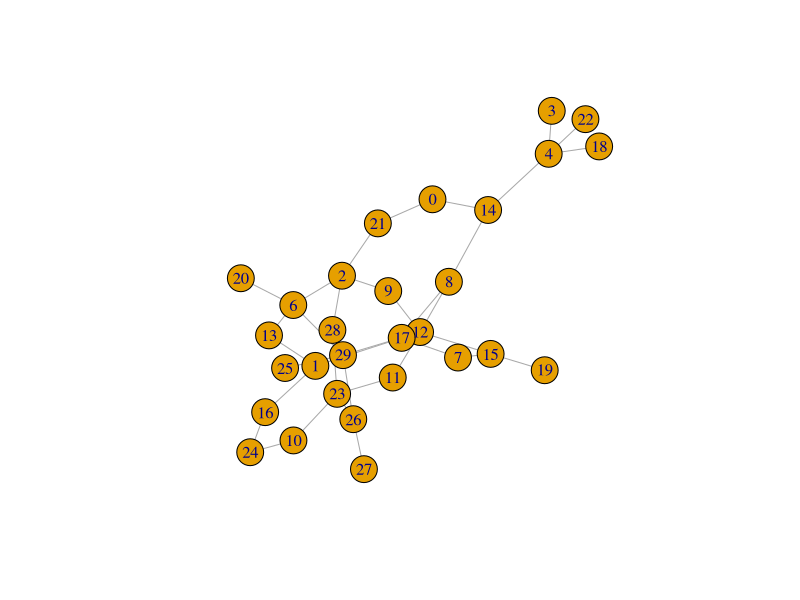
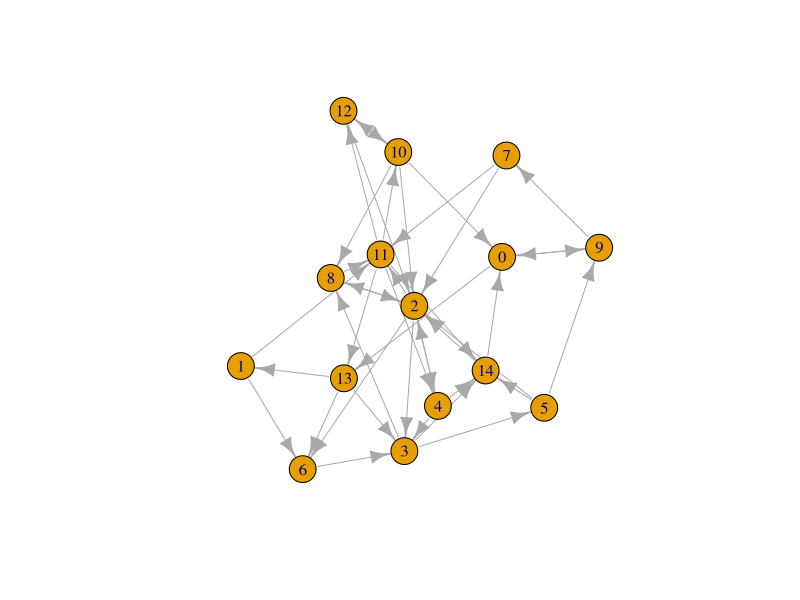
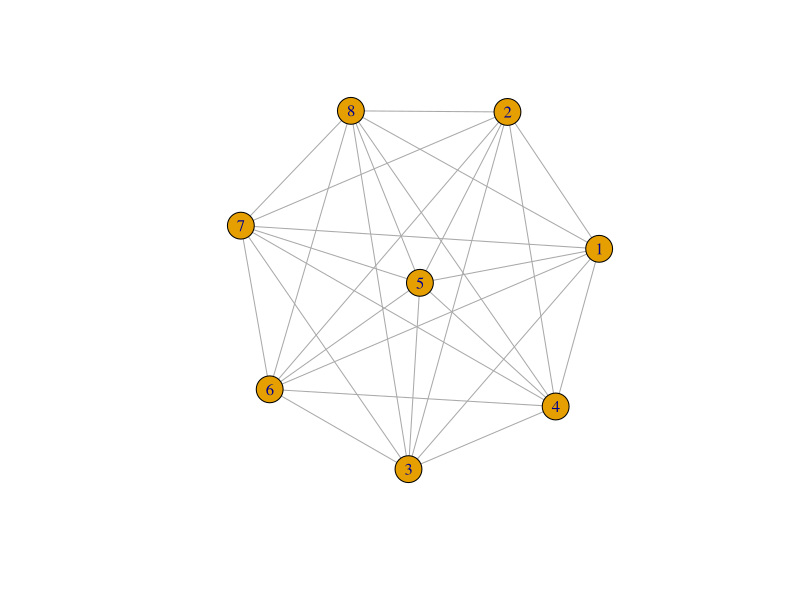
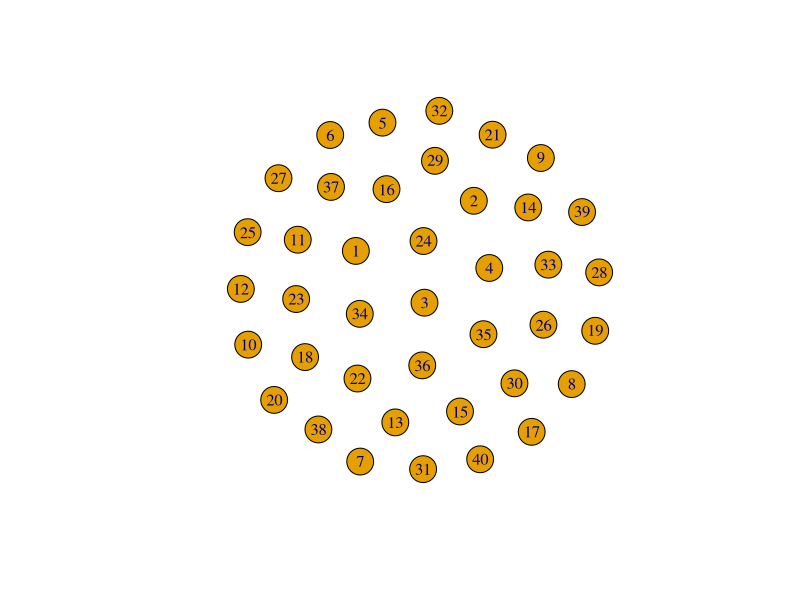
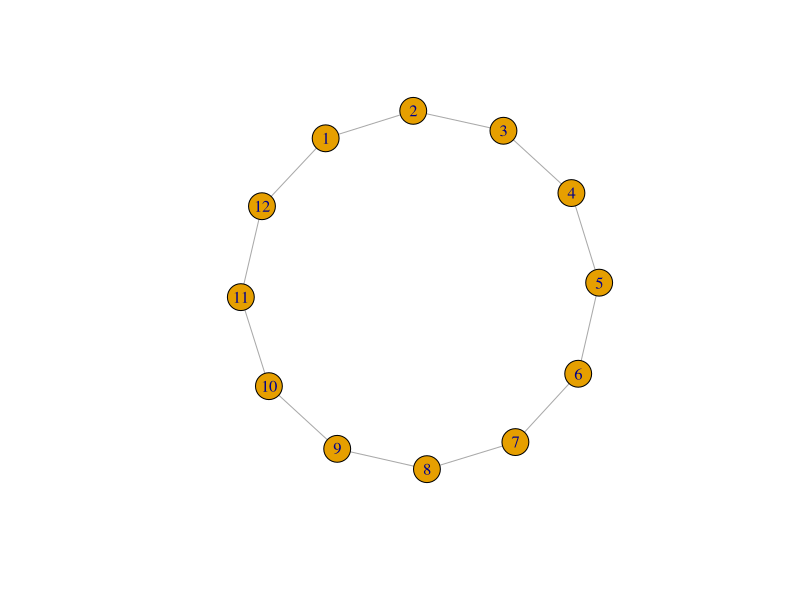
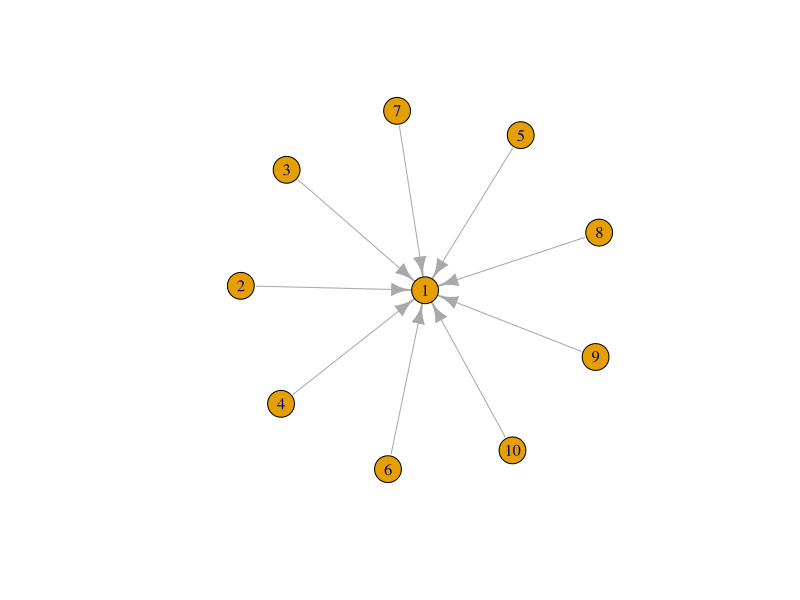
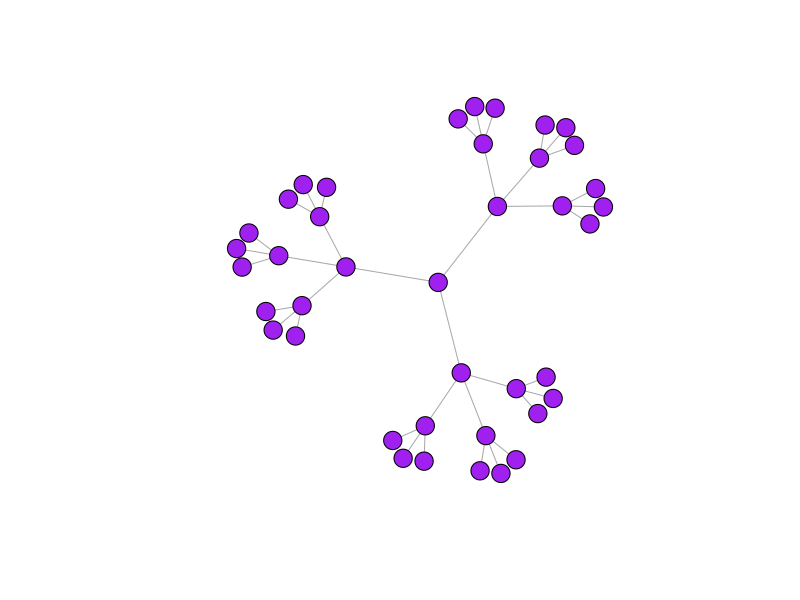
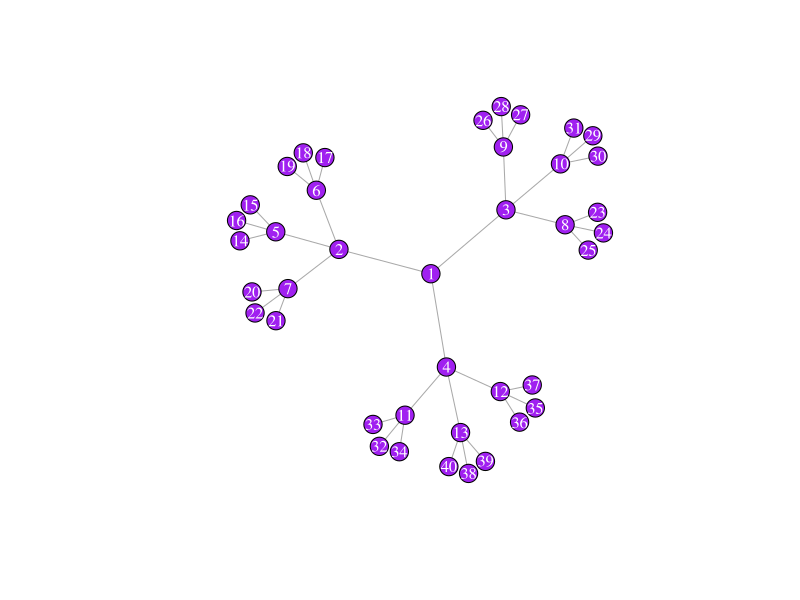

Here is the R script that generated these plots, in order: (Note: this script raises an error after producing the figures.)
## ---- chunk 1
setwd("/Users/Tao/Dropbox/Teaching/BAMA517_personal/Dataset")
## ---- chunk 2
library(igraph)
#library(sna)
## ---- chunk 3
g1 <- read.table('undirected.txt')
g2 <- read.table('directed.txt')

head(g1)
## ---- chunk 4
graph1 <- graph_from_data_frame(g1, directed = FALSE, vertices = NULL)
plot(graph1)
## ---- chunk 5
graph2 <- graph_from_data_frame(g2)
plot(graph2, directed = TRUE, vertices = NULL)
## ---- chunk 6
g_full <- make_full_graph(8, directed = FALSE)
plot(g_full)
## ---- chunk 7
g_empty <- make_empty_graph(40)
plot(g_empty)
## ---- chunk 8
g_ring <- make_ring(12, directed = FALSE, mutual = FALSE)
plot(g_ring)
## ---- chunk 9
g_star <-make_star(10, center = 1)
plot(g_star)
## ---- chunk 10
tr <- make_tree(40, children = 3, mode = "undirected")
# try differen parameters to design the look
plot(tr, vertex.size=10, vertex.color = "purple", vertex.label=NA)
plot(tr, vertex.size=10, vertex.color = "purple", vertex.label.color="white") 

tr <- make_tree(40, children = 3, mode = "undirected") %>%
  set_vertex_attr("color", value = "green") %>%
  set_edge_attr("color", value ="blue")
plot(tr)
## ---- chunk 11
g_gnp <- sample_gnp(20, 0.3, directed = FALSE, loops = FALSE)
plot(g_gnp)
## ---- chunk 12
g_gnm <- sample_gnp(20, 0.5, directed = FALSE, loops = FALSE)
plot(g_gnm)
## ---- chunk 13
g_gnm <- sample_gnp(20, , directed = FALSE, loops = FALSE)
plot(g_gnm)
## ---- chunk 14
g_gpa <- sample_pa(20, power =1)
plot(g_gpa)
## ---- chunk 15
library(igraph)
g1 <-sample_pa(12, power =1, directed = FALSE)
plot(g1)
## ---- chunk 16
degree(g1)
## ---- chunk 17
g2 <- read.table('directed.txt')
graph2 <- graph_from_data_frame(g2)
degree(graph2, mode = "in")
degree(graph2, mode = "out")
## ---- chunk 18
g1 <- sample_pa(20, power =1, directed = FALSE)
plot(g1)
betweenness(g1)
## ---- chunk 19
ed <- edge_density(g1, loops=FALSE)
ed
## ---- chunk 20
g2 <- sample_pa(40, power =1, directed = FALSE)
plot(g2)
ed2 <- edge_density(g2, loops=FALSE)
ed2
## ---- chunk 21
gnp <- sample_gnp(20, 0.3, directed = FALSE, loops = FALSE )
plot(gnp)
edg <-edge_density(gnp, loops = FALSE)
edg
# Everytime the density may be different but all around 0.3 (as we defined it!)
## ---- chunk 22
gnp <- sample_gnp(20, 0.3, directed = FALSE, loops = FALSE )
plot(gnp)
clique_num(gnp)
## ---- chunk 23
cliques(gnp, min = 4)
## ---- chunk 24
cliques(gnp, min = 3, max = 4)
## ---- chunk 25
gnp <- sample_gnp(20, 0.3, directed = FALSE, loops = FALSE )
clique_num(gnp)
## ---- chunk 26
gnp <- sample_gnp(20, 0.08, directed = FALSE, loops = FALSE )
plot(gnp)
components(gnp)
## ---- chunk 27
g1 <- sample_gnp(30, 0.08, directed = FALSE)
plot(g1)
## ---- chunk 28
random_walk(g1, 15, 8, stuck = "return")
# Use of the random walk? Twitter use it for recommeding who to follow.
## ---- chunk 29
g1 <- sample_gnp(30, 0.08, directed = FALSE)
plot(g1)
write.graph(g1, file='rand_network.txt', format = "edgelist")
